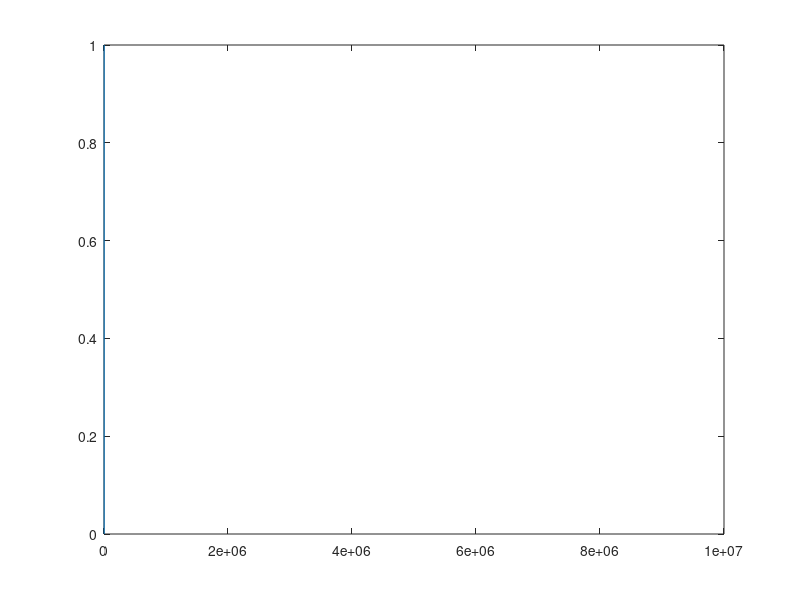
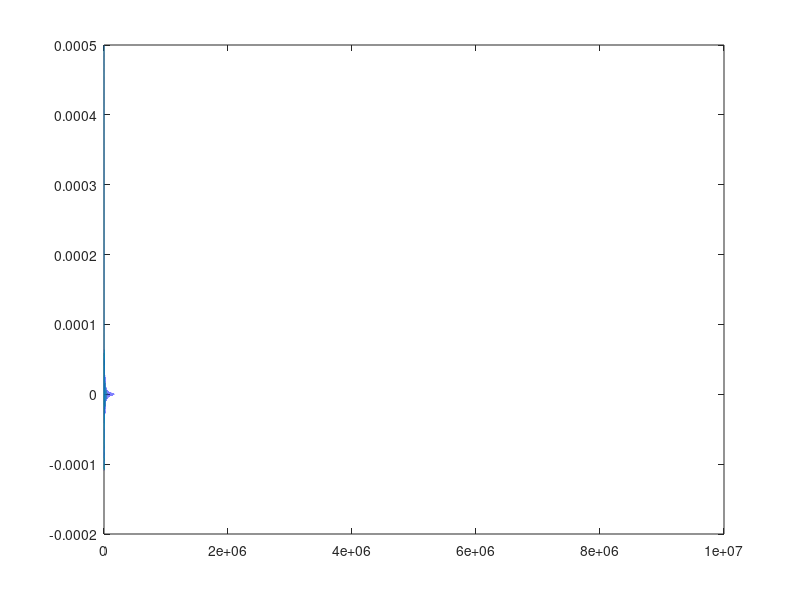
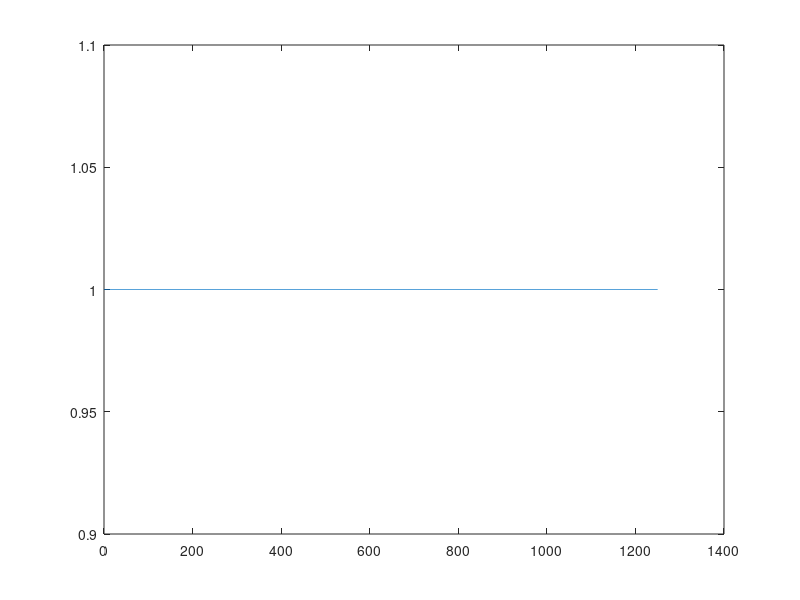

MATLAB code for these plots, in order:
fmod = 10E6;
fs = 2500;
N = fmod;

N_fs = round(N*fs/fmod);

sinc_filter = [ones(1,N_fs) zeros(1,N-N_fs)];
plot(sinc_filter);
figure;
%sinc_4_filter = conv(sinc)

[h, f] = freqz(sinc_filter, 1, N, fmod);
plot(f,abs(h));

%%
n = 1:N;
fc = 2500/fmod;
h = 2*fc*sinc(2*fc*n);
plot(h);

%%
figure;

fs=2500;
N=1024*16;
sinc_filter = [1 zeros(1,N-1)];
[h, f] = freqz(sinc_filter, 1, N, fs);
plot(f,abs(h));

%%
% H(z)=(1/K)*(1-z^K